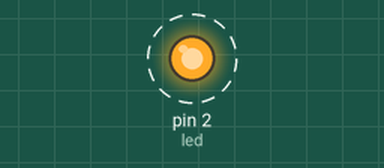
Simulated run of this program. Board: MicroPython board. Shown: output pins drawn as LEDs (lit = HIGH). Dashed ring = blinking.

Above: at 0.5 s.
Timing chart, 0 to 4.6 s (numbered marks = the images above):
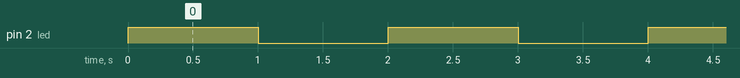

The program:

ejemplo03_con_funcion.py
```python
# Encender y apagar el led incorporado

from machine import Pin
from time import sleep

# Configurar el pin GPIO 2 como salida (LED incorporado)
led = Pin(2, Pin.OUT)

# Funcion que invierte el valor del led
def toggle(p):
    p.value(not p.value())

# Bucle infinito para parpadear el LED
while True:
    toggle(led)
    sleep(1)
```

Measured:
- by itself, pin 2 (led): alternates HIGH for 1.0 s and LOW for 1.0 s
